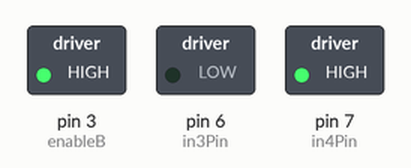
A sketch run on a simulated Arduino Uno, built with avr-gcc and run on an emulated ATmega328P. On the bench: switched loads named in the sketch (green lamp = pin HIGH).

Above: at 0.1 s.
Timing chart, 0 to 1.6 s (numbered marks = the images above):
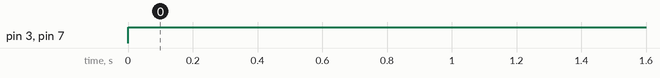

The sketch:

Motor_Kontrol.ino
```cpp
const int in3Pin=6;
const int in4Pin=7;

const int enableB=3;

//hızı buradan değiştirebilirsiniz
//hız 0 ile 255 arası değer alabilir
const int hiz=255;

void setup() {
  pinMode(in3Pin,OUTPUT);
  pinMode(in4Pin,OUTPUT);

  pinMode(enableB,OUTPUT);
}

void loop() {
analogWrite(enableB , hiz);

digitalWrite(in3Pin,LOW);
digitalWrite(in4Pin,HIGH);
}
```

Measured:
- by itself, pin 3 (enableB), pin 7 (in4Pin): LOW → HIGH at 0.00 s
